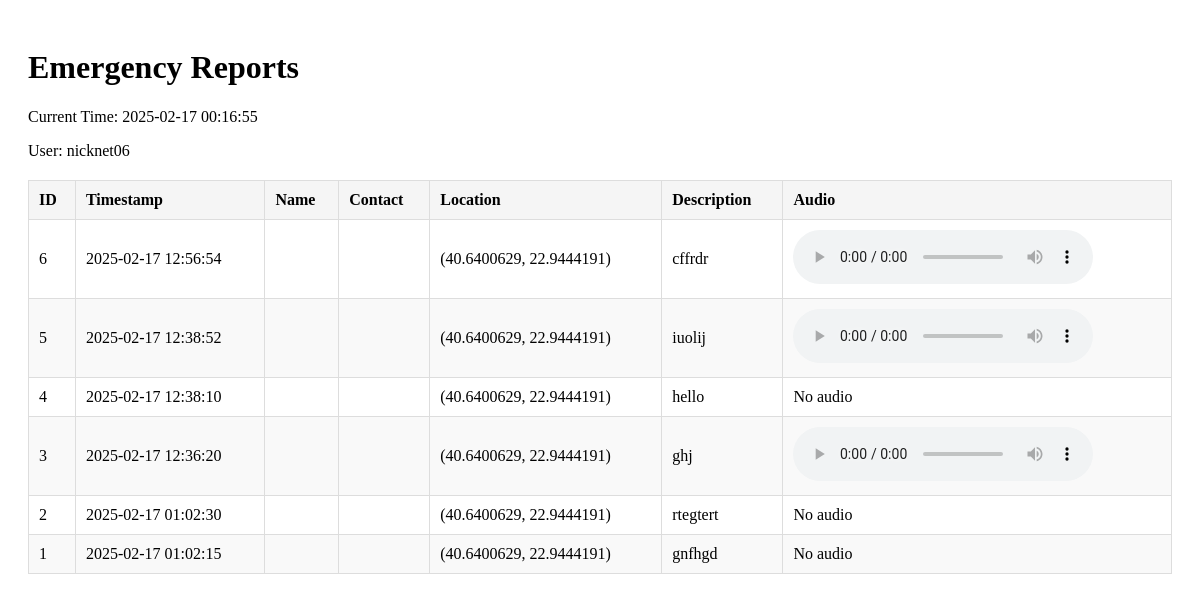
Screenshot of /admin/reports with the database file from the repository.
### models.py (models this page shows, shortened)
class EmergencyReport(db.Model):
    __tablename__ = 'emergency_reports'  # This is where chat emergency reports are stored
    id = db.Column(db.Integer, primary_key=True)
    name = db.Column(db.String(100), nullable=False)
    contact = db.Column(db.String(100))
    latitude = db.Column(db.Float)
    longitude = db.Column(db.Float)
    description = db.Column(db.Text)
    audio_filename = db.Column(db.String(255))
    created_at = db.Column(db.DateTime, nullable=False, default=datetime.utcnow)

### app.py (the view)
@app.route('/admin/reports')
def admin_reports():
    try:
        reports = EmergencyReport.query.order_by(EmergencyReport.created_at.desc()).all()
        return render_template('admin_reports.html',
                               reports=reports,
                               current_time="2025-02-17 00:16:55",
                               current_user="nicknet06")
    except Exception as e:
        flash(f'Error accessing database: {str(e)}', 'error')
        return redirect(url_for('home'))

### templates/admin_reports.html (shortened to what this page needs)
<!DOCTYPE html>
<html lang="en">
<head>
    <link rel="stylesheet" href="/css/styles.css">
</head>
<body>
    <div class="container">
        <h1>Emergency Reports</h1>
        <p>Current Time: {{ current_time }}</p>
        <p>User: {{ current_user }}</p>
        <table class="reports-table">
            <thead>
                <tr>
                    <th>ID</th>
                    <th>Timestamp</th>
                    <th>Name</th>
                    <th>Contact</th>
                    <th>Location</th>
                    <th>Description</th>
                    <th>Audio</th>
                </tr>
            </thead>
            <tbody>
                {% for report in reports %}
                <tr>
                    <td>{{ report.id }}</td>
                    <td>{{ report.created_at.strftime('%Y-%m-%d %H:%M:%S') }}</td>
                    <td>{{ report.name }}</td>
                    <td>{{ report.contact }}</td>
                    <td>
                        {% if report.latitude and report.longitude %}
                        ({{ report.latitude }}, {{ report.longitude }})
                        {% else %}
                        Location pending
                        {% endif %}
                    </td>
                    <td>{{ report.description }}</td>
                    <td>
                        {% if report.audio_filename %}
                        <audio controls>
                            <source src="/uploads/{{ report.audio_filename }}" type="audio/wav">
                        </audio>
                        {% else %}
                        No audio
                        {% endif %}
                    </td>
                </tr>
                {% endfor %}
            </tbody>
        </table>
    </div>
</body>
</html>

### static/css/styles.css (style rules this page uses)
.container { max-width: 1200px; margin: 0 auto; padding: 20px; }
.reports-table { width: 100%; border-collapse: collapse; margin-top: 20px; }
.reports-table th, .reports-table td { padding: 10px; border: 1px solid #ddd; text-align: left; }
.reports-table th { background-color: #f5f5f5; font-weight: bold; }
.reports-table tr:nth-child(even) { background-color: #f9f9f9; }

### rows the page displays
EmergencyReport: id "6", created_at "2025-02-17 12:56:54", latitude "40.6400629", longitude "22.9444191", description "cffrdr"
EmergencyReport: id "5", created_at "2025-02-17 12:38:52", latitude "40.6400629", longitude "22.9444191", description "iuolij"
EmergencyReport: id "4", created_at "2025-02-17 12:38:10", latitude "40.6400629", longitude "22.9444191", description "hello", audio_filename "No audio"
EmergencyReport: id "3", created_at "2025-02-17 12:36:20", latitude "40.6400629", longitude "22.9444191", description "ghj"
EmergencyReport: id "2", created_at "2025-02-17 01:02:30", latitude "40.6400629", longitude "22.9444191", description "rtegtert", audio_filename "No audio"
EmergencyReport: id "1", created_at "2025-02-17 01:02:15", latitude "40.6400629", longitude "22.9444191", description "gnfhgd", audio_filename "No audio"

### other values shown
{{ current_time }} "2025-02-17 00:16:55"
{{ current_user }} "nicknet06"
